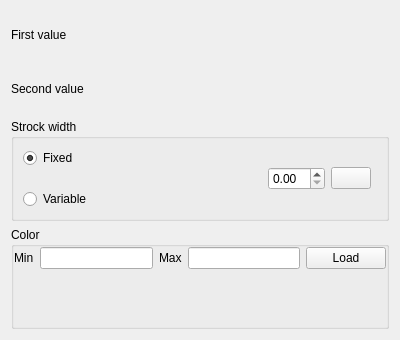
<?xml version="1.0" encoding="UTF-8"?>
<ui version="4.0">
 <class>QgsInterpolatedLineRendererWidgetBase</class>
 <widget class="QWidget" name="QgsInterpolatedLineRendererWidgetBase">
  <property name="geometry">
   <rect>
    <x>0</x>
    <y>0</y>
    <width>400</width>
    <height>340</height>
   </rect>
  </property>
  <property name="windowTitle">
   <string>Form</string>
  </property>
  <layout class="QVBoxLayout" name="verticalLayout">
   <item>
    <layout class="QGridLayout" name="gridLayout">
     <item row="1" column="0">
      <widget class="QLabel" name="label_2">
       <property name="text">
        <string>Second value</string>
       </property>
      </widget>
     </item>
     <item row="0" column="0">
      <widget class="QLabel" name="label">
       <property name="text">
        <string>First value</string>
       </property>
      </widget>
     </item>
     <item row="0" column="1">
      <widget class="QgsFieldExpressionWidget" name="mFirstValueFieldExpressionWidget" native="true"/>
     </item>
     <item row="1" column="1">
      <widget class="QgsFieldExpressionWidget" name="mSecondValueFieldExpressionWidget" native="true"/>
     </item>
    </layout>
   </item>
   <item>
    <widget class="QGroupBox" name="groupBox">
     <property name="title">
      <string>Strock width</string>
     </property>
     <layout class="QGridLayout" name="gridLayout_2">
      <item row="1" column="3" rowspan="3">
       <widget class="QgsMeshVariableStrokeWidthButton" name="mPushButtonVariableWidth">
        <property name="text">
         <string/>
        </property>
       </widget>
      </item>
      <item row="3" column="0">
       <widget class="QRadioButton" name="mRadioButtonVariableWidth">
        <property name="text">
         <string>Variable</string>
        </property>
       </widget>
      </item>
      <item row="1" column="2" rowspan="3">
       <widget class="QDoubleSpinBox" name="mSpinBoxWidth"/>
      </item>
      <item row="1" column="0">
       <widget class="QRadioButton" name="mRadioButtonFixWidth">
        <property name="text">
         <string>Fixed</string>
        </property>
        <property name="checked">
         <bool>true</bool>
        </property>
       </widget>
      </item>
      <item row="1" column="1" rowspan="3">
       <spacer name="horizontalSpacer">
        <property name="orientation">
         <enum>Qt::Horizontal</enum>
        </property>
        <property name="sizeHint" stdset="0">
         <size>
          <width>0</width>
          <height>20</height>
         </size>
        </property>
       </spacer>
      </item>
      <item row="1" column="4" rowspan="3">
       <widget class="QgsUnitSelectionWidget" name="mWidthUnitSelection" native="true">
        <property name="minimumSize">
         <size>
          <width>0</width>
          <height>0</height>
         </size>
        </property>
       </widget>
      </item>
     </layout>
    </widget>
   </item>
   <item>
    <widget class="QGroupBox" name="groupBox_2">
     <property name="title">
      <string>Color</string>
     </property>
     <layout class="QVBoxLayout" name="verticalLayout_2">
      <property name="leftMargin">
       <number>0</number>
      </property>
      <property name="topMargin">
       <number>0</number>
      </property>
      <property name="rightMargin">
       <number>0</number>
      </property>
      <property name="bottomMargin">
       <number>0</number>
      </property>
      <item>
       <layout class="QHBoxLayout" name="horizontalLayout">
        <item>
         <widget class="QLabel" name="label_3">
          <property name="text">
           <string>Min</string>
          </property>
         </widget>
        </item>
        <item>
         <widget class="QLineEdit" name="mLineEditColorMin"/>
        </item>
        <item>
         <widget class="QLabel" name="label_4">
          <property name="text">
           <string>Max</string>
          </property>
         </widget>
        </item>
        <item>
         <widget class="QLineEdit" name="mLineEditColorMax"/>
        </item>
        <item>
         <widget class="QPushButton" name="mButtonLoadColorMinMax">
          <property name="text">
           <string>Load</string>
          </property>
         </widget>
        </item>
       </layout>
      </item>
      <item>
       <widget class="QgsColorRampShaderWidget" name="mColorRampShaderWidget" native="true"/>
      </item>
     </layout>
    </widget>
   </item>
  </layout>
 </widget>
 <customwidgets>
  <customwidget>
   <class>QgsFieldExpressionWidget</class>
   <extends>QWidget</extends>
   <header>qgsfieldexpressionwidget.h</header>
   <container>1</container>
  </customwidget>
  <customwidget>
   <class>QgsColorRampShaderWidget</class>
   <extends>QWidget</extends>
   <header>raster/qgscolorrampshaderwidget.h</header>
   <container>1</container>
  </customwidget>
  <customwidget>
   <class>QgsUnitSelectionWidget</class>
   <extends>QWidget</extends>
   <header>qgsunitselectionwidget.h</header>
   <container>1</container>
  </customwidget>
  <customwidget>
   <class>QgsMeshVariableStrokeWidthButton</class>
   <extends>QPushButton</extends>
   <header>qgsmeshvariablestrokewidthwidget.h</header>
  </customwidget>
 </customwidgets>
 <resources/>
 <connections/>
</ui>
